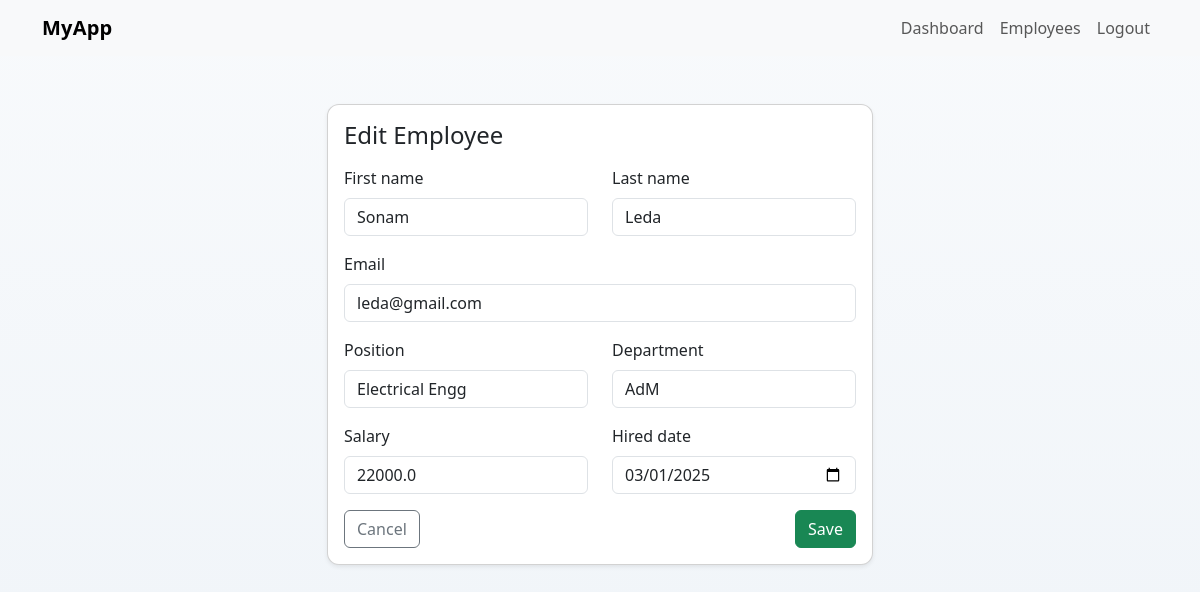
The app's page /employees/2/edit (signed in) with its own data.
### app.py (models this page shows)
class Employee(db.Model):
    id = db.Column(db.Integer, primary_key=True)
    first_name = db.Column(db.String(80), nullable=False)
    last_name = db.Column(db.String(80), nullable=False)
    email = db.Column(db.String(120), unique=True, nullable=False)
    position = db.Column(db.String(120), nullable=True)
    department = db.Column(db.String(120), nullable=True)
    salary = db.Column(db.Float, nullable=True)
    hired_date = db.Column(db.String(30), nullable=True)

### app.py (the view, shortened to what this page needs)
@app.route('/employees/<int:emp_id>/edit', methods=['GET', 'POST'])
def edit_employee(emp_id):
    if 'user_id' not in session:
        flash('Please log in first', 'warning')
        return redirect(url_for('login'))
    emp = Employee.query.get_or_404(emp_id)
    return render_template('employee_form.html', employee=emp)

### templates/employee_form.html
{% extends 'base.html' %}
{% block content %}
<div class="row justify-content-center">
  <div class="col-md-8 col-lg-6">
    <div class="card shadow-sm animate__animated animate__zoomIn">
      <div class="card-body">
        <h4 class="card-title mb-3">{{ 'Edit' if employee else 'New' }} Employee</h4>
        <form method="post">
          <div class="row">
            <div class="col-md-6 mb-3">
              <label class="form-label">First name</label>
              <input name="first_name" class="form-control" required value="{{ employee.first_name if employee else '' }}">
            </div>
            <div class="col-md-6 mb-3">
              <label class="form-label">Last name</label>
              <input name="last_name" class="form-control" required value="{{ employee.last_name if employee else '' }}">
            </div>
          </div>
          <div class="mb-3">
            <label class="form-label">Email</label>
            <input name="email" type="email" class="form-control" required value="{{ employee.email if employee else '' }}">
          </div>
          <div class="row">
            <div class="col-md-6 mb-3">
              <label class="form-label">Position</label>
              <input name="position" class="form-control" value="{{ employee.position if employee else '' }}">
            </div>
            <div class="col-md-6 mb-3">
              <label class="form-label">Department</label>
              <input name="department" class="form-control" value="{{ employee.department if employee else '' }}">
            </div>
          </div>
          <div class="row">
            <div class="col-md-6 mb-3">
              <label class="form-label">Salary</label>
              <input name="salary" type="number" step="0.01" class="form-control" value="{{ employee.salary if employee else '' }}">
            </div>
            <div class="col-md-6 mb-3">
              <label class="form-label">Hired date</label>
              <input name="hired_date" type="date" class="form-control" value="{{ employee.hired_date if employee else '' }}">
            </div>
          </div>
          <div class="d-flex justify-content-between">
            <a class="btn btn-outline-secondary" href="{{ url_for('employees') }}">Cancel</a>
            <button class="btn btn-success" type="submit">Save</button>
          </div>
        </form>
      </div>
    </div>
  </div>
</div>
{% endblock %}

### static/style.css (style rules this page uses)
body { background: linear-gradient(180deg, #f8fafc 0%, #f1f5f9 100%); }
.card { border-radius: 12px; transition: transform .18s ease, box-shadow .18s ease; }

### records on screen
Employee: first_name "Sonam", last_name "Leda", email "leda@gmail.com", position "Electrical Engg", department "AdM", salary "22000.0", hired_date "03/01/2025"

### other values on screen
{{ 'Edit' if employee else 'New' }} "Edit"
